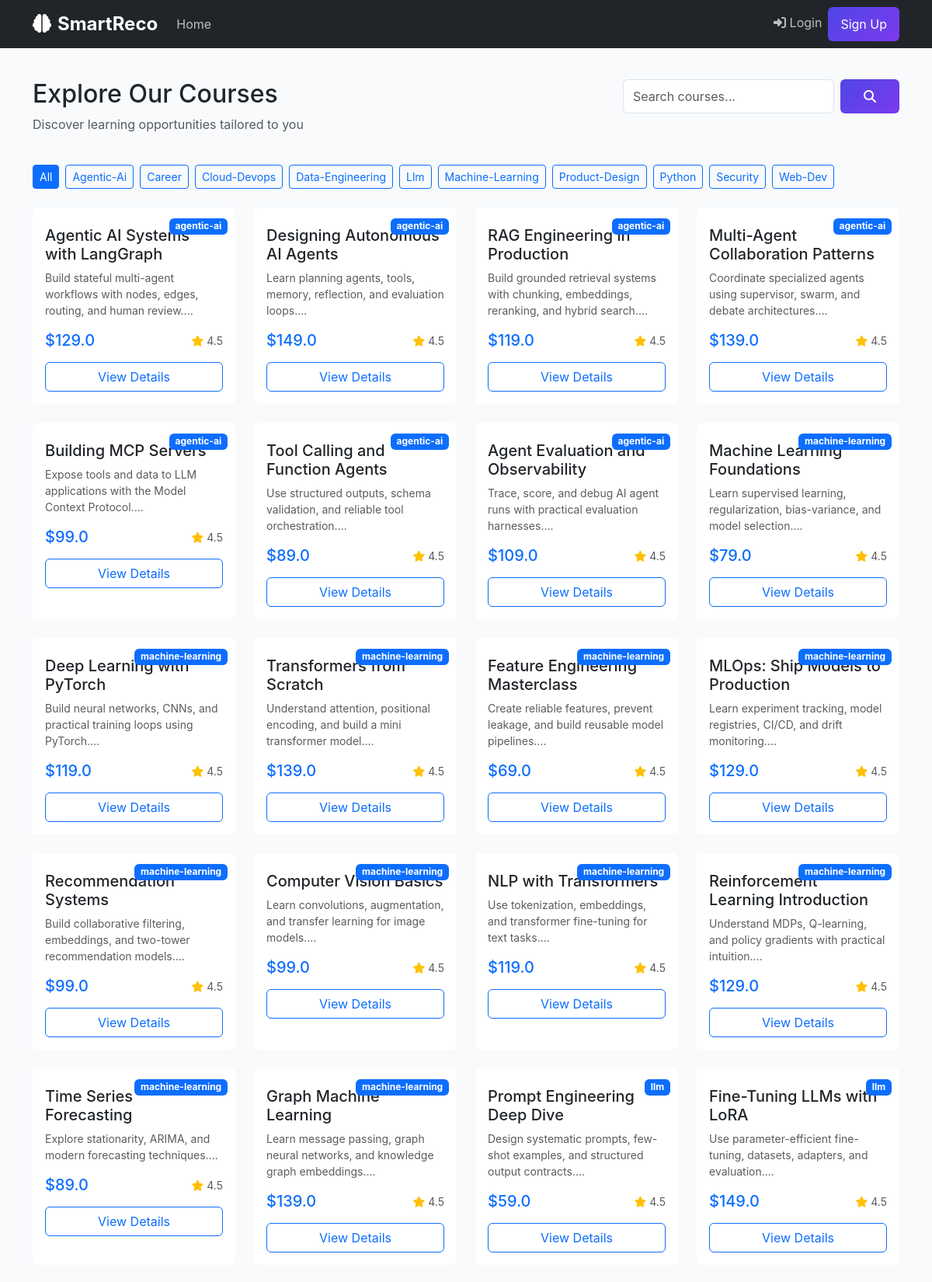
Page /products (upper part) on the committed database.
### src/database/models/product.py (models this page shows, shortened)
class Product(Base):
    __tablename__ = "products"
    id: Mapped[int] = mapped_column(Integer, primary_key=True, index=True)
    name: Mapped[str] = mapped_column(String, unique=True, index=True)
    description: Mapped[str] = mapped_column(String)
    category: Mapped[str | None] = mapped_column(String, nullable=True, index=True)
    price: Mapped[float] = mapped_column(Float)
    created_at: Mapped[DateTime] = mapped_column(DateTime, default=datetime.utcnow)
    updated_at: Mapped[DateTime] = mapped_column(DateTime, default=datetime.utcnow, onupdate=datetime.utcnow)

### src/routes/frontend.py (the view)
@router.get("/products", name="products")
async def products(
    request: Request,
    q: Optional[str] = Query(None),
    category: Optional[str] = Query(None),
    db: Session = Depends(get_db),
):
    product_service = ProductService(db)
    if q:
        items = product_service.search_products(q, 0, 100)
    elif category:
        items = product_service.get_products_by_category(category, 0, 100)
    else:
        items = product_service.get_all_products(0, 100)
    view_products = [_view_product(product) for product in items]
    categories = sorted({product.category for product in view_products if product and product.category})
    return templates.TemplateResponse(
        "products.html",
        _template_context(
            request,
            products=view_products,
            categories=categories,
            current_category=category,
            search_query=q,
        ),
    )

### frontend/templates/products.html (shortened to what this page needs)
{% extends "base.html" %}
{% block content %}
<div class="container py-4">
    <div class="row mb-4">
        <div class="col-md-8">
            <h2>Explore Our Courses</h2>
            <p class="text-muted">Discover learning opportunities tailored to you</p>
        </div>
        <div class="col-md-4">
            <form action="{{ url_for('products') }}" method="GET" class="d-flex">
                <input type="text" name="q" class="form-control me-2" placeholder="Search courses..."
                       value="{{ search_query or '' }}" id="searchInput">
                <button type="submit" class="btn btn-primary">
                    <i class="fas fa-search"></i>
                </button>
            </form>
        </div>
    </div>
    <div class="row mb-4">
        <div class="col-12">
            <div class="d-flex flex-wrap gap-2">
                <a href="{{ url_for('products') }}" class="btn btn-outline-primary btn-sm {% if not current_category %}active{% endif %}">
                    All
                </a>
                {% for category in categories %}
                     <a href="{{ url_for('products') }}?category={{ category|urlencode }}"
                   class="btn btn-outline-primary btn-sm {% if current_category == category %}active{% endif %}">
                    {{ category|title }}
                </a>
                {% endfor %}
            </div>
        </div>
    </div>
    <div class="row g-4">
        {% if products %}
            {% for product in products %}
            <div class="col-md-4 col-lg-3">
                <div class="card h-100 product-card" data-product-id="{{ product.id }}" data-product-title="{{ product.title }}">
                    <div class="card-body">
                        <div class="product-badge">
                            <span class="badge bg-primary">{{ product.category }}</span>
                        </div>
                        <h5 class="card-title mt-2">{{ product.title }}</h5>
                        <p class="card-text small text-muted">{{ product.description[:100] }}...</p>
                        <div class="d-flex justify-content-between align-items-center mt-3">
                            <span class="h5 mb-0 text-primary">${{ product.price }}</span>
                            <span class="small text-muted">
                                <i class="fas fa-star text-warning"></i> 4.5
                            </span>
                        </div>
                        <a href="{{ url_for('product_detail', product_id=product.id) }}"
                           class="btn btn-outline-primary w-100 mt-3 btn-view-product">
                            View Details
                        </a>
                    </div>
                </div>
            </div>
            {% endfor %}
        {% else %}
            <div class="col-12 text-center py-5">
                <i class="fas fa-box-open fa-3x text-muted mb-3"></i>
                <h4>No products found</h4>
                <p class="text-muted">Try adjusting your search or category filter</p>
            </div>
        {% endif %}
    </div>
</div>
{% endblock %}

### frontend/static/css/style.css (style rules this page uses)
:root { --primary-color: #4f46e5; --secondary-color: #7c3aed; --gradient-start: #4f46e5; --gradient-end: #7c3aed; --bg-dark: #0f172a; }
body { font-family: 'Inter', -apple-system, BlinkMacSystemFont, sans-serif; background-color: #f8fafc; min-height: 100vh; display: flex; flex-direction: column; }
.btn-primary { background: linear-gradient(135deg, var(--gradient-start), var(--gradient-end)); border: none; padding: 10px 30px; transition: transform 0.2s ease, box-shadow 0.2s ease; }
.card { border: none; transition: transform 0.2s ease, box-shadow 0.2s ease; }
.product-card { transition: transform 0.3s ease, box-shadow 0.3s ease; }
.product-badge { position: absolute; top: 10px; right: 10px; }

### rows in the picture
Product: category "Agentic-Ai", category "agentic-ai", title "Agentic AI Systems with LangGraph", description "Build stateful multi-agent workflows with nodes, edges, routing, and human review.", price "129.0"
Product: category "Career"
Product: category "Cloud-Devops"
Product: category "Data-Engineering"
Product: category "Llm", category "llm", title "Prompt Engineering Deep Dive", description "Design systematic prompts, few-shot examples, and structured output contracts.", price "59.0"
Product: category "Machine-Learning", category "machine-learning", title "Machine Learning Foundations", description "Learn supervised learning, regularization, bias-variance, and model selection.", price "79.0"
Product: category "Product-Design"
Product: category "Python"
Product: category "Security"
Product: category "Web-Dev"
Product: category "agentic-ai", title "Designing Autonomous AI Agents", description "Learn planning agents, tools, memory, reflection, and evaluation loops.", price "149.0"
Product: category "agentic-ai", title "RAG Engineering in Production", description "Build grounded retrieval systems with chunking, embeddings, reranking, and hybrid search.", price "119.0"
Product: category "agentic-ai", title "Multi-Agent Collaboration Patterns", description "Coordinate specialized agents using supervisor, swarm, and debate architectures.", price "139.0"
Product: category "agentic-ai", title "Building MCP Servers", description "Expose tools and data to LLM applications with the Model Context Protocol.", price "99.0"
Product: category "agentic-ai", title "Tool Calling and Function Agents", description "Use structured outputs, schema validation, and reliable tool orchestration.", price "89.0"
Product: category "agentic-ai", title "Agent Evaluation and Observability", description "Trace, score, and debug AI agent runs with practical evaluation harnesses.", price "109.0"
Product: category "machine-learning", title "Deep Learning with PyTorch", description "Build neural networks, CNNs, and practical training loops using PyTorch.", price "119.0"
Product: category "machine-learning", title "Transformers from Scratch", description "Understand attention, positional encoding, and build a mini transformer model.", price "139.0"
Product: category "machine-learning", title "Feature Engineering Masterclass", description "Create reliable features, prevent leakage, and build reusable model pipelines.", price "69.0"
Product: category "machine-learning", title "MLOps: Ship Models to Production", description "Learn experiment tracking, model registries, CI/CD, and drift monitoring.", price "129.0"
Product: category "machine-learning", title "Recommendation Systems", description "Build collaborative filtering, embeddings, and two-tower recommendation models.", price "99.0"
Product: category "machine-learning", title "Computer Vision Basics", description "Learn convolutions, augmentation, and transfer learning for image models.", price "99.0"
Product: category "machine-learning", title "NLP with Transformers", description "Use tokenization, embeddings, and transformer fine-tuning for text tasks.", price "119.0"
Product: category "machine-learning", title "Reinforcement Learning Introduction", description "Understand MDPs, Q-learning, and policy gradients with practical intuition.", price "129.0"
Product: category "machine-learning", title "Time Series Forecasting", description "Explore stationarity, ARIMA, and modern forecasting techniques.", price "89.0"
Product: category "machine-learning", title "Graph Machine Learning", description "Learn message passing, graph neural networks, and knowledge graph embeddings.", price "139.0"
Product: category "llm", title "Fine-Tuning LLMs with LoRA", description "Use parameter-efficient fine-tuning, datasets, adapters, and evaluation.", price "149.0"
